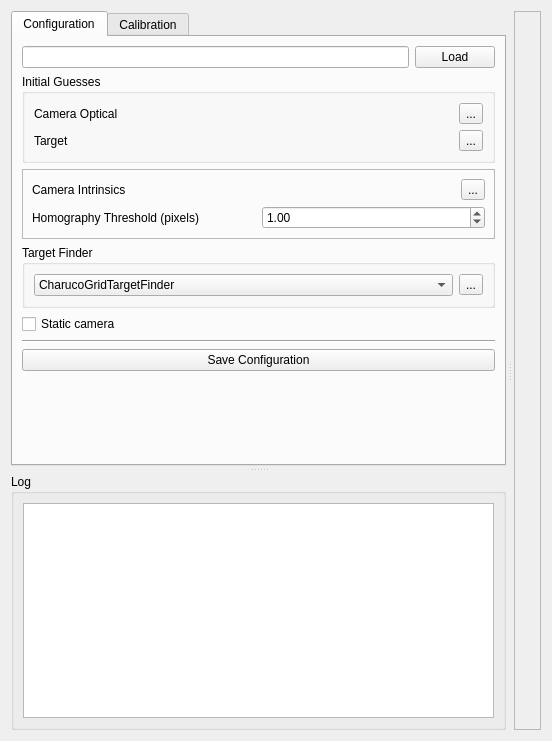
<?xml version="1.0" encoding="UTF-8"?>
<ui version="4.0">
 <class>ExtrinsicHandEyeCalibration</class>
 <widget class="QWidget" name="ExtrinsicHandEyeCalibration">
  <property name="geometry">
   <rect>
    <x>0</x>
    <y>0</y>
    <width>552</width>
    <height>741</height>
   </rect>
  </property>
  <property name="windowTitle">
   <string>Form</string>
  </property>
  <layout class="QVBoxLayout" name="verticalLayout_7">
   <item>
    <widget class="QSplitter" name="splitter_2">
     <property name="orientation">
      <enum>Qt::Horizontal</enum>
     </property>
     <property name="handleWidth">
      <number>8</number>
     </property>
     <widget class="QSplitter" name="splitter">
      <property name="orientation">
       <enum>Qt::Vertical</enum>
      </property>
      <property name="handleWidth">
       <number>8</number>
      </property>
      <widget class="QTabWidget" name="tabWidget">
       <property name="currentIndex">
        <number>0</number>
       </property>
       <widget class="QWidget" name="tab">
        <attribute name="title">
         <string>Configuration</string>
        </attribute>
        <layout class="QVBoxLayout" name="verticalLayout_5">
         <item>
          <layout class="QHBoxLayout" name="horizontalLayout">
           <item>
            <widget class="QLineEdit" name="line_edit_config">
             <property name="readOnly">
              <bool>true</bool>
             </property>
            </widget>
           </item>
           <item>
            <widget class="QPushButton" name="push_button_load_config">
             <property name="text">
              <string>Load</string>
             </property>
            </widget>
           </item>
          </layout>
         </item>
         <item>
          <widget class="QGroupBox" name="groupBox_3">
           <property name="title">
            <string>Initial Guesses</string>
           </property>
           <layout class="QVBoxLayout" name="verticalLayout_3">
            <item>
             <layout class="QHBoxLayout" name="horizontalLayout_4">
              <item>
               <widget class="QLabel" name="label">
                <property name="text">
                 <string>Camera Optical</string>
                </property>
               </widget>
              </item>
              <item>
               <widget class="QToolButton" name="tool_button_camera_guess">
                <property name="text">
                 <string>...</string>
                </property>
               </widget>
              </item>
             </layout>
            </item>
            <item>
             <layout class="QHBoxLayout" name="horizontalLayout_5">
              <item>
               <widget class="QLabel" name="label_2">
                <property name="text">
                 <string>Target</string>
                </property>
               </widget>
              </item>
              <item>
               <widget class="QToolButton" name="tool_button_target_guess">
                <property name="text">
                 <string>...</string>
                </property>
               </widget>
              </item>
             </layout>
            </item>
           </layout>
          </widget>
         </item>
         <item>
          <widget class="QFrame" name="frame">
           <property name="frameShape">
            <enum>QFrame::StyledPanel</enum>
           </property>
           <property name="frameShadow">
            <enum>QFrame::Raised</enum>
           </property>
           <layout class="QVBoxLayout" name="verticalLayout_6">
            <item>
             <layout class="QHBoxLayout" name="horizontalLayout_6">
              <item>
               <widget class="QLabel" name="label_3">
                <property name="text">
                 <string>Camera Intrinsics</string>
                </property>
               </widget>
              </item>
              <item>
               <widget class="QToolButton" name="tool_button_camera_intrinsics">
                <property name="text">
                 <string>...</string>
                </property>
               </widget>
              </item>
             </layout>
            </item>
            <item>
             <layout class="QHBoxLayout" name="horizontalLayout_7">
              <item>
               <widget class="QLabel" name="label_5">
                <property name="text">
                 <string>Homography Threshold (pixels)</string>
                </property>
               </widget>
              </item>
              <item>
               <widget class="QDoubleSpinBox" name="double_spin_box_homography">
                <property name="minimum">
                 <double>0.000000000000000</double>
                </property>
                <property name="maximum">
                 <double>1000000000.000000000000000</double>
                </property>
                <property name="value">
                 <double>1.000000000000000</double>
                </property>
               </widget>
              </item>
             </layout>
            </item>
           </layout>
          </widget>
         </item>
         <item>
          <widget class="QGroupBox" name="groupBox_2">
           <property name="title">
            <string>Target Finder</string>
           </property>
           <layout class="QHBoxLayout" name="horizontalLayout_3">
            <item>
             <widget class="QComboBox" name="combo_box_target_finder">
              <item>
               <property name="text">
                <string>CharucoGridTargetFinder</string>
               </property>
              </item>
              <item>
               <property name="text">
                <string>ArucoGridTargetFinder</string>
               </property>
              </item>
              <item>
               <property name="text">
                <string>ModifiedCircleGridTargetFinder</string>
               </property>
              </item>
             </widget>
            </item>
            <item>
             <widget class="QToolButton" name="tool_button_target_finder">
              <property name="text">
               <string>...</string>
              </property>
             </widget>
            </item>
           </layout>
          </widget>
         </item>
         <item>
          <widget class="QCheckBox" name="check_box_static_camera">
           <property name="text">
            <string>Static camera</string>
           </property>
          </widget>
         </item>
         <item>
          <widget class="Line" name="line_2">
           <property name="orientation">
            <enum>Qt::Horizontal</enum>
           </property>
          </widget>
         </item>
         <item>
          <widget class="QPushButton" name="push_button_save_config">
           <property name="text">
            <string>Save Configuration</string>
           </property>
          </widget>
         </item>
         <item>
          <spacer name="verticalSpacer">
           <property name="orientation">
            <enum>Qt::Vertical</enum>
           </property>
           <property name="sizeHint" stdset="0">
            <size>
             <width>20</width>
             <height>40</height>
            </size>
           </property>
          </spacer>
         </item>
        </layout>
       </widget>
       <widget class="QWidget" name="tab_2">
        <attribute name="title">
         <string>Calibration</string>
        </attribute>
        <layout class="QVBoxLayout" name="verticalLayout_9">
         <item>
          <widget class="QGroupBox" name="groupBox_7">
           <property name="title">
            <string>Data</string>
           </property>
           <layout class="QVBoxLayout" name="verticalLayout">
            <item>
             <layout class="QHBoxLayout" name="horizontalLayout_2">
              <item>
               <widget class="QLineEdit" name="line_edit_data">
                <property name="readOnly">
                 <bool>true</bool>
                </property>
               </widget>
              </item>
              <item>
               <widget class="QPushButton" name="push_button_load_data">
                <property name="text">
                 <string>Load</string>
                </property>
               </widget>
              </item>
             </layout>
            </item>
            <item>
             <widget class="QTableWidget" name="table_widget_data">
              <property name="horizontalScrollBarPolicy">
               <enum>Qt::ScrollBarAsNeeded</enum>
              </property>
              <property name="sizeAdjustPolicy">
               <enum>QAbstractScrollArea::AdjustToContents</enum>
              </property>
              <property name="alternatingRowColors">
               <bool>true</bool>
              </property>
              <property name="wordWrap">
               <bool>false</bool>
              </property>
              <property name="cornerButtonEnabled">
               <bool>true</bool>
              </property>
              <property name="rowCount">
               <number>0</number>
              </property>
              <property name="columnCount">
               <number>3</number>
              </property>
              <attribute name="horizontalHeaderStretchLastSection">
               <bool>true</bool>
              </attribute>
              <column>
               <property name="text">
                <string>Feature Count</string>
               </property>
              </column>
              <column>
               <property name="text">
                <string>Mean Homography Error</string>
               </property>
              </column>
              <column>
               <property name="text">
                <string>Notes</string>
               </property>
              </column>
             </widget>
            </item>
           </layout>
          </widget>
         </item>
         <item>
          <widget class="QPushButton" name="push_button_calibrate">
           <property name="text">
            <string>Calibrate</string>
           </property>
          </widget>
         </item>
         <item>
          <widget class="QPushButton" name="push_button_save">
           <property name="text">
            <string>Save</string>
           </property>
          </widget>
         </item>
        </layout>
       </widget>
      </widget>
      <widget class="QGroupBox" name="groupBox">
       <property name="title">
        <string>Log</string>
       </property>
       <layout class="QVBoxLayout" name="verticalLayout_2">
        <item>
         <widget class="QTextEdit" name="text_edit_log">
          <property name="readOnly">
           <bool>true</bool>
          </property>
         </widget>
        </item>
       </layout>
      </widget>
     </widget>
     <widget class="QFrame" name="frame_2">
      <property name="frameShape">
       <enum>QFrame::StyledPanel</enum>
      </property>
      <property name="frameShadow">
       <enum>QFrame::Raised</enum>
      </property>
      <layout class="QVBoxLayout" name="verticalLayout_4">
       <item>
        <widget class="industrial_calibration::AspectRatioPixmapLabel" name="image_label">
         <property name="sizePolicy">
          <sizepolicy hsizetype="Ignored" vsizetype="Ignored">
           <horstretch>0</horstretch>
           <verstretch>0</verstretch>
          </sizepolicy>
         </property>
         <property name="text">
          <string/>
         </property>
        </widget>
       </item>
      </layout>
     </widget>
    </widget>
   </item>
  </layout>
 </widget>
 <customwidgets>
  <customwidget>
   <class>industrial_calibration::AspectRatioPixmapLabel</class>
   <extends>QLabel</extends>
   <header>widget/image_widget.h</header>
  </customwidget>
 </customwidgets>
 <resources/>
 <connections/>
</ui>
